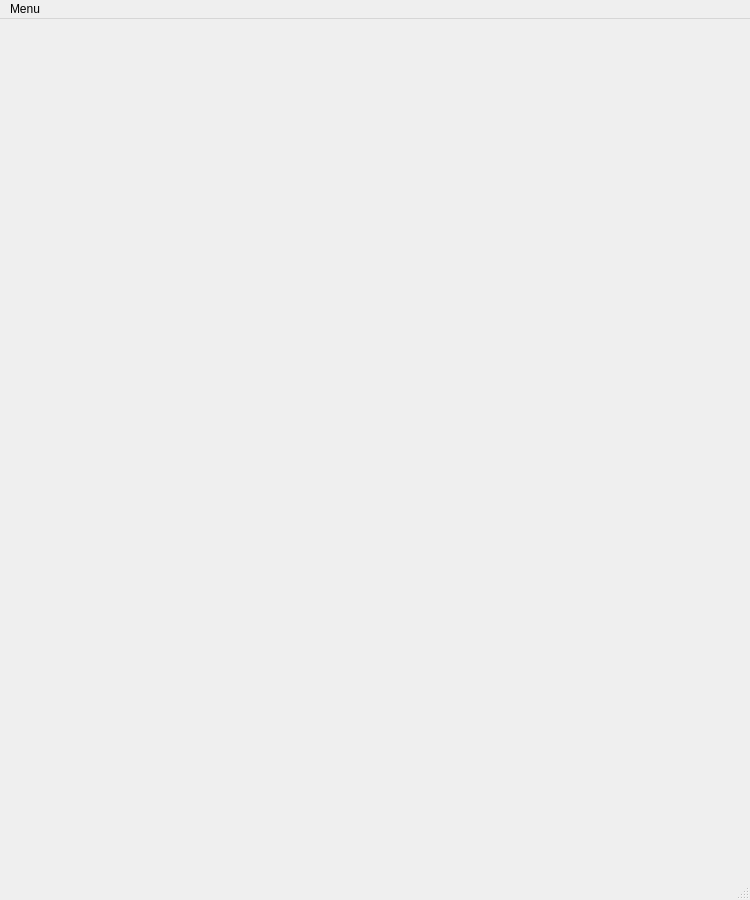
<?xml version="1.0" encoding="UTF-8"?>
<ui version="4.0">
 <class>MainWindow</class>
 <widget class="QMainWindow" name="MainWindow">
  <property name="geometry">
   <rect>
    <x>0</x>
    <y>0</y>
    <width>750</width>
    <height>900</height>
   </rect>
  </property>
  <property name="windowTitle">
   <string>MainWindow</string>
  </property>
  <widget class="QWidget" name="centralwidget">
   <layout class="QVBoxLayout" name="verticalLayout" stretch="1">
    <item>
     <widget class="QStackedWidget" name="stackedWidget">
      <widget class="Publick_chat" name="page_private"/>
      <widget class="Private_chat" name="page_public"/>
     </widget>
    </item>
   </layout>
  </widget>
  <widget class="QMenuBar" name="menubar">
   <property name="geometry">
    <rect>
     <x>0</x>
     <y>0</y>
     <width>750</width>
     <height>26</height>
    </rect>
   </property>
   <widget class="QMenu" name="menuMenu">
    <property name="title">
     <string>Menu</string>
    </property>
    <addaction name="actionPrivate"/>
    <addaction name="actionPublic"/>
   </widget>
   <addaction name="menuMenu"/>
  </widget>
  <widget class="QStatusBar" name="statusbar"/>
  <action name="actionPrivate">
   <property name="text">
    <string>Private</string>
   </property>
  </action>
  <action name="actionPublic">
   <property name="text">
    <string>Public</string>
   </property>
  </action>
 </widget>
 <customwidgets>
  <customwidget>
   <class>Publick_chat</class>
   <extends>QWidget</extends>
   <header location="global">publick_chat.h</header>
   <container>1</container>
  </customwidget>
  <customwidget>
   <class>Private_chat</class>
   <extends>QWidget</extends>
   <header location="global">private_chat.h</header>
   <container>1</container>
  </customwidget>
 </customwidgets>
 <resources/>
 <connections/>
</ui>
